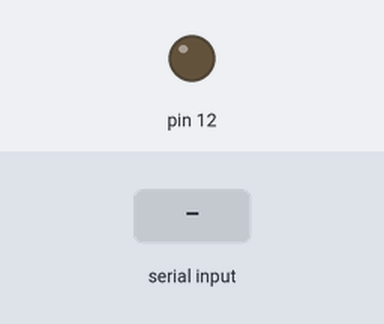
The sketch below on a simulated Arduino Uno, built with avr-gcc and run on an emulated ATmega328P. Shown: output pins drawn as LEDs (lit = HIGH). Inputs (shaded band) come from the test bench. What the sketch prints to the serial monitor is not drawn.

Above: at 1.2 s.
1.3 s: "1" received over Serial
At 1.6 s:
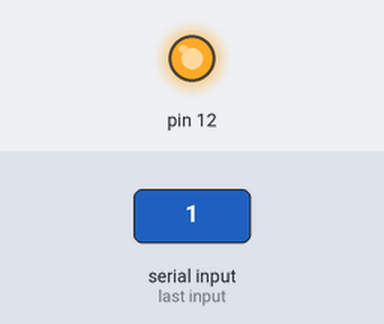
2.8 s: "2" received over Serial
At 3.1 s:
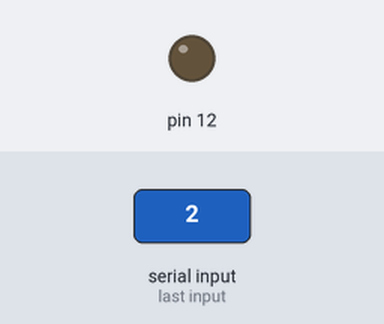
Timing chart, 0 to 5.8 s (numbered marks = the images above; inputs shaded):
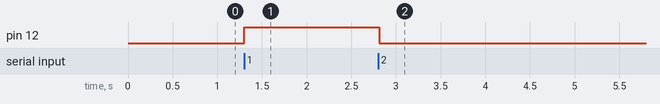

The sketch:

arduino_water_dripper.ino
```cpp
char receivedChar;
boolean newData = false;

int valveState = 0;

void setup() {
  Serial.begin(9600);
  Serial.println("<Arduino is ready>");

  pinMode(12, OUTPUT);
}

void loop() {
    readOneChar();
    updateValve();
}

void readOneChar() {
    if (Serial.available() > 0) {
        receivedChar = Serial.read();

        newData = true;
    }
}

void updateValve() {
    if (newData == true) {

      switch (receivedChar) {
        case '1':
          digitalWrite(12, 1);
          break;
         case '2':
          digitalWrite(12, 1);
          delay(10);
          digitalWrite(12, 0);
          break;
         default:
          digitalWrite(12, 0);
          break;
      }

        newData = false;
    }
}
```

Measured:
- after the input at 1.3 s, pin 12: LOW → HIGH at once
- after the input at 2.8 s, pin 12: HIGH → LOW at once
